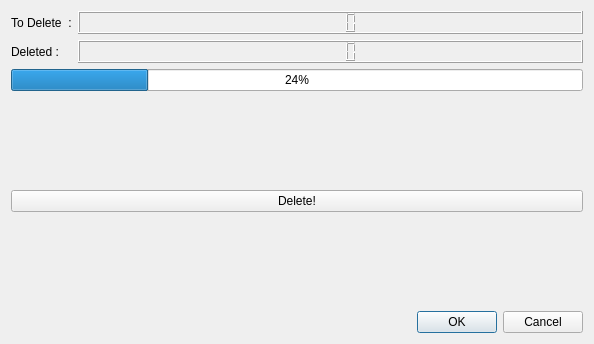
<?xml version="1.0" encoding="UTF-8"?>
<ui version="4.0">
 <class>Eraser</class>
 <widget class="QDialog" name="Eraser">
  <property name="geometry">
   <rect>
    <x>0</x>
    <y>0</y>
    <width>594</width>
    <height>344</height>
   </rect>
  </property>
  <property name="windowTitle">
   <string>Delete sensors</string>
  </property>
  <layout class="QVBoxLayout" name="verticalLayout">
   <item>
    <layout class="QFormLayout" name="formLayout">
     <item row="0" column="0">
      <widget class="QLabel" name="label">
       <property name="text">
        <string>To Delete  :</string>
       </property>
      </widget>
     </item>
     <item row="0" column="1">
      <widget class="QLCDNumber" name="lcdNumber_to_delete"/>
     </item>
     <item row="1" column="0">
      <widget class="QLabel" name="label_2">
       <property name="text">
        <string>Deleted :</string>
       </property>
      </widget>
     </item>
     <item row="1" column="1">
      <widget class="QLCDNumber" name="lcdNumber_deleted"/>
     </item>
    </layout>
   </item>
   <item>
    <widget class="QProgressBar" name="progressBar">
     <property name="value">
      <number>24</number>
     </property>
    </widget>
   </item>
   <item>
    <spacer name="verticalSpacer">
     <property name="orientation">
      <enum>Qt::Vertical</enum>
     </property>
     <property name="sizeHint" stdset="0">
      <size>
       <width>20</width>
       <height>40</height>
      </size>
     </property>
    </spacer>
   </item>
   <item>
    <widget class="QPushButton" name="pushButton_delete">
     <property name="text">
      <string>Delete!</string>
     </property>
    </widget>
   </item>
   <item>
    <spacer name="verticalSpacer_2">
     <property name="orientation">
      <enum>Qt::Vertical</enum>
     </property>
     <property name="sizeHint" stdset="0">
      <size>
       <width>20</width>
       <height>40</height>
      </size>
     </property>
    </spacer>
   </item>
   <item>
    <widget class="QDialogButtonBox" name="buttonBox">
     <property name="orientation">
      <enum>Qt::Horizontal</enum>
     </property>
     <property name="standardButtons">
      <set>QDialogButtonBox::Cancel|QDialogButtonBox::Ok</set>
     </property>
    </widget>
   </item>
  </layout>
 </widget>
 <resources/>
 <connections>
  <connection>
   <sender>buttonBox</sender>
   <signal>accepted()</signal>
   <receiver>Eraser</receiver>
   <slot>accept()</slot>
   <hints>
    <hint type="sourcelabel">
     <x>248</x>
     <y>254</y>
    </hint>
    <hint type="destinationlabel">
     <x>157</x>
     <y>274</y>
    </hint>
   </hints>
  </connection>
  <connection>
   <sender>buttonBox</sender>
   <signal>rejected()</signal>
   <receiver>Eraser</receiver>
   <slot>reject()</slot>
   <hints>
    <hint type="sourcelabel">
     <x>316</x>
     <y>260</y>
    </hint>
    <hint type="destinationlabel">
     <x>286</x>
     <y>274</y>
    </hint>
   </hints>
  </connection>
 </connections>
</ui>
